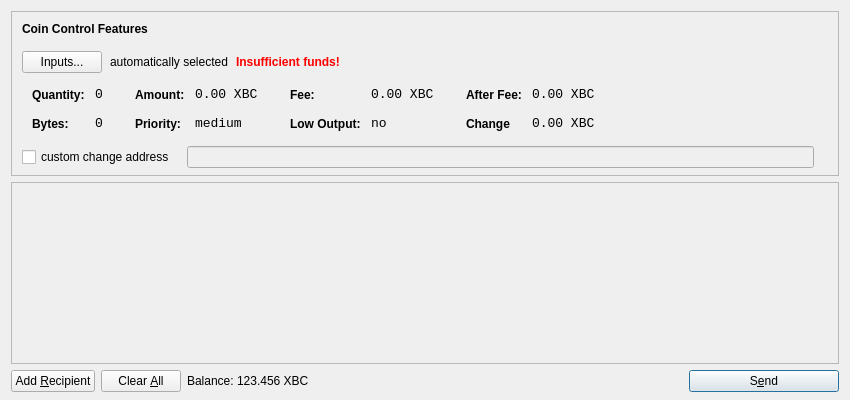
<?xml version="1.0" encoding="UTF-8"?>
<ui version="4.0">
 <class>SendCoinsDialog</class>
 <widget class="QDialog" name="SendCoinsDialog">
  <property name="geometry">
   <rect>
    <x>0</x>
    <y>0</y>
    <width>850</width>
    <height>400</height>
   </rect>
  </property>
  <property name="windowTitle">
   <string>Send Coins</string>
  </property>
  <layout class="QVBoxLayout" name="verticalLayout" stretch="0,1,0">
   <property name="bottomMargin">
    <number>8</number>
   </property>
   <item>
    <widget class="QFrame" name="frameCoinControl">
     <property name="sizePolicy">
      <sizepolicy hsizetype="Expanding" vsizetype="Expanding">
       <horstretch>0</horstretch>
       <verstretch>0</verstretch>
      </sizepolicy>
     </property>
     <property name="maximumSize">
      <size>
       <width>16777215</width>
       <height>16777215</height>
      </size>
     </property>
     <property name="frameShape">
      <enum>QFrame::StyledPanel</enum>
     </property>
     <property name="frameShadow">
      <enum>QFrame::Sunken</enum>
     </property>
     <layout class="QVBoxLayout" name="verticalLayoutCoinControl2">
      <property name="spacing">
       <number>-1</number>
      </property>
      <property name="leftMargin">
       <number>0</number>
      </property>
      <property name="topMargin">
       <number>0</number>
      </property>
      <property name="rightMargin">
       <number>0</number>
      </property>
      <property name="bottomMargin">
       <number>6</number>
      </property>
      <item>
       <layout class="QVBoxLayout" name="verticalLayoutCoinControl" stretch="0,0,0,0,1">
        <property name="spacing">
         <number>0</number>
        </property>
        <property name="leftMargin">
         <number>10</number>
        </property>
        <property name="topMargin">
         <number>10</number>
        </property>
        <item>
         <layout class="QHBoxLayout" name="horizontalLayoutCoinControl1">
          <property name="bottomMargin">
           <number>15</number>
          </property>
          <item>
           <widget class="QLabel" name="labelCoinControlFeatures">
            <property name="sizePolicy">
             <sizepolicy hsizetype="Preferred" vsizetype="Maximum">
              <horstretch>0</horstretch>
              <verstretch>0</verstretch>
             </sizepolicy>
            </property>
            <property name="font">
             <font>
              <weight>75</weight>
              <bold>true</bold>
             </font>
            </property>
            <property name="styleSheet">
             <string notr="true">font-weight:bold;</string>
            </property>
            <property name="text">
             <string>Coin Control Features</string>
            </property>
           </widget>
          </item>
         </layout>
        </item>
        <item>
         <layout class="QHBoxLayout" name="horizontalLayoutCoinControl2" stretch="0,0,0,0">
          <property name="spacing">
           <number>8</number>
          </property>
          <property name="bottomMargin">
           <number>10</number>
          </property>
          <item>
           <widget class="QPushButton" name="pushButtonCoinControl">
            <property name="styleSheet">
             <string notr="true"/>
            </property>
            <property name="text">
             <string>Inputs...</string>
            </property>
           </widget>
          </item>
          <item>
           <widget class="QLabel" name="labelCoinControlAutomaticallySelected">
            <property name="text">
             <string>automatically selected</string>
            </property>
            <property name="margin">
             <number>5</number>
            </property>
           </widget>
          </item>
          <item>
           <widget class="QLabel" name="labelCoinControlInsuffFunds">
            <property name="font">
             <font>
              <weight>75</weight>
              <bold>true</bold>
             </font>
            </property>
            <property name="styleSheet">
             <string notr="true">color:red;font-weight:bold;</string>
            </property>
            <property name="text">
             <string>Insufficient funds!</string>
            </property>
            <property name="margin">
             <number>5</number>
            </property>
           </widget>
          </item>
          <item>
           <spacer name="horizontalSpacerCoinControl">
            <property name="orientation">
             <enum>Qt::Horizontal</enum>
            </property>
            <property name="sizeHint" stdset="0">
             <size>
              <width>40</width>
              <height>1</height>
             </size>
            </property>
           </spacer>
          </item>
         </layout>
        </item>
        <item>
         <widget class="QWidget" name="widgetCoinControl" native="true">
          <property name="sizePolicy">
           <sizepolicy hsizetype="Preferred" vsizetype="Preferred">
            <horstretch>0</horstretch>
            <verstretch>0</verstretch>
           </sizepolicy>
          </property>
          <property name="minimumSize">
           <size>
            <width>0</width>
            <height>0</height>
           </size>
          </property>
          <property name="styleSheet">
           <string notr="true"/>
          </property>
          <layout class="QHBoxLayout" name="horizontalLayoutCoinControl5">
           <property name="margin">
            <number>0</number>
           </property>
           <item>
            <layout class="QHBoxLayout" name="horizontalLayoutCoinControl3" stretch="0,0,0,1">
             <property name="spacing">
              <number>20</number>
             </property>
             <property name="topMargin">
              <number>0</number>
             </property>
             <property name="bottomMargin">
              <number>10</number>
             </property>
             <item>
              <layout class="QFormLayout" name="formLayoutCoinControl1">
               <property name="horizontalSpacing">
                <number>10</number>
               </property>
               <property name="verticalSpacing">
                <number>14</number>
               </property>
               <property name="leftMargin">
                <number>10</number>
               </property>
               <property name="topMargin">
                <number>4</number>
               </property>
               <property name="rightMargin">
                <number>6</number>
               </property>
               <item row="0" column="0">
                <widget class="QLabel" name="labelCoinControlQuantityText">
                 <property name="styleSheet">
                  <string notr="true">font-weight:bold;</string>
                 </property>
                 <property name="text">
                  <string>Quantity:</string>
                 </property>
                 <property name="margin">
                  <number>0</number>
                 </property>
                </widget>
               </item>
               <item row="0" column="1">
                <widget class="QLabel" name="labelCoinControlQuantity">
                 <property name="font">
                  <font>
                   <family>Monospace</family>
                   <pointsize>10</pointsize>
                  </font>
                 </property>
                 <property name="cursor">
                  <cursorShape>IBeamCursor</cursorShape>
                 </property>
                 <property name="contextMenuPolicy">
                  <enum>Qt::ActionsContextMenu</enum>
                 </property>
                 <property name="text">
                  <string>0</string>
                 </property>
                 <property name="margin">
                  <number>0</number>
                 </property>
                 <property name="textInteractionFlags">
                  <set>Qt::LinksAccessibleByMouse|Qt::TextSelectableByKeyboard|Qt::TextSelectableByMouse</set>
                 </property>
                </widget>
               </item>
               <item row="1" column="0">
                <widget class="QLabel" name="labelCoinControlBytesText">
                 <property name="styleSheet">
                  <string notr="true">font-weight:bold;</string>
                 </property>
                 <property name="text">
                  <string>Bytes:</string>
                 </property>
                </widget>
               </item>
               <item row="1" column="1">
                <widget class="QLabel" name="labelCoinControlBytes">
                 <property name="font">
                  <font>
                   <family>Monospace</family>
                   <pointsize>10</pointsize>
                  </font>
                 </property>
                 <property name="cursor">
                  <cursorShape>IBeamCursor</cursorShape>
                 </property>
                 <property name="contextMenuPolicy">
                  <enum>Qt::ActionsContextMenu</enum>
                 </property>
                 <property name="text">
                  <string>0</string>
                 </property>
                 <property name="textInteractionFlags">
                  <set>Qt::LinksAccessibleByMouse|Qt::TextSelectableByKeyboard|Qt::TextSelectableByMouse</set>
                 </property>
                </widget>
               </item>
              </layout>
             </item>
             <item>
              <layout class="QFormLayout" name="formLayoutCoinControl2">
               <property name="horizontalSpacing">
                <number>10</number>
               </property>
               <property name="verticalSpacing">
                <number>14</number>
               </property>
               <property name="leftMargin">
                <number>6</number>
               </property>
               <property name="topMargin">
                <number>4</number>
               </property>
               <property name="rightMargin">
                <number>6</number>
               </property>
               <item row="0" column="0">
                <widget class="QLabel" name="labelCoinControlAmountText">
                 <property name="styleSheet">
                  <string notr="true">font-weight:bold;</string>
                 </property>
                 <property name="text">
                  <string>Amount:</string>
                 </property>
                 <property name="margin">
                  <number>0</number>
                 </property>
                </widget>
               </item>
               <item row="0" column="1">
                <widget class="QLabel" name="labelCoinControlAmount">
                 <property name="font">
                  <font>
                   <family>Monospace</family>
                   <pointsize>10</pointsize>
                  </font>
                 </property>
                 <property name="cursor">
                  <cursorShape>IBeamCursor</cursorShape>
                 </property>
                 <property name="contextMenuPolicy">
                  <enum>Qt::ActionsContextMenu</enum>
                 </property>
                 <property name="text">
                  <string>0.00 XBC</string>
                 </property>
                 <property name="textInteractionFlags">
                  <set>Qt::LinksAccessibleByMouse|Qt::TextSelectableByKeyboard|Qt::TextSelectableByMouse</set>
                 </property>
                </widget>
               </item>
               <item row="1" column="0">
                <widget class="QLabel" name="labelCoinControlPriorityText">
                 <property name="styleSheet">
                  <string notr="true">font-weight:bold;</string>
                 </property>
                 <property name="text">
                  <string>Priority:</string>
                 </property>
                </widget>
               </item>
               <item row="1" column="1">
                <widget class="QLabel" name="labelCoinControlPriority">
                 <property name="font">
                  <font>
                   <family>Monospace</family>
                   <pointsize>10</pointsize>
                  </font>
                 </property>
                 <property name="cursor">
                  <cursorShape>IBeamCursor</cursorShape>
                 </property>
                 <property name="contextMenuPolicy">
                  <enum>Qt::ActionsContextMenu</enum>
                 </property>
                 <property name="text">
                  <string>medium</string>
                 </property>
                 <property name="textInteractionFlags">
                  <set>Qt::LinksAccessibleByMouse|Qt::TextSelectableByKeyboard|Qt::TextSelectableByMouse</set>
                 </property>
                </widget>
               </item>
              </layout>
             </item>
             <item>
              <layout class="QFormLayout" name="formLayoutCoinControl3">
               <property name="horizontalSpacing">
                <number>10</number>
               </property>
               <property name="verticalSpacing">
                <number>14</number>
               </property>
               <property name="leftMargin">
                <number>6</number>
               </property>
               <property name="topMargin">
                <number>4</number>
               </property>
               <property name="rightMargin">
                <number>6</number>
               </property>
               <item row="0" column="0">
                <widget class="QLabel" name="labelCoinControlFeeText">
                 <property name="styleSheet">
                  <string notr="true">font-weight:bold;</string>
                 </property>
                 <property name="text">
                  <string>Fee:</string>
                 </property>
                 <property name="margin">
                  <number>0</number>
                 </property>
                </widget>
               </item>
               <item row="0" column="1">
                <widget class="QLabel" name="labelCoinControlFee">
                 <property name="font">
                  <font>
                   <family>Monospace</family>
                   <pointsize>10</pointsize>
                  </font>
                 </property>
                 <property name="cursor">
                  <cursorShape>IBeamCursor</cursorShape>
                 </property>
                 <property name="contextMenuPolicy">
                  <enum>Qt::ActionsContextMenu</enum>
                 </property>
                 <property name="text">
                  <string>0.00 XBC</string>
                 </property>
                 <property name="textInteractionFlags">
                  <set>Qt::LinksAccessibleByMouse|Qt::TextSelectableByKeyboard|Qt::TextSelectableByMouse</set>
                 </property>
                </widget>
               </item>
               <item row="1" column="0">
                <widget class="QLabel" name="labelCoinControlLowOutputText">
                 <property name="styleSheet">
                  <string notr="true">font-weight:bold;</string>
                 </property>
                 <property name="text">
                  <string>Low Output:</string>
                 </property>
                </widget>
               </item>
               <item row="1" column="1">
                <widget class="QLabel" name="labelCoinControlLowOutput">
                 <property name="font">
                  <font>
                   <family>Monospace</family>
                   <pointsize>10</pointsize>
                  </font>
                 </property>
                 <property name="cursor">
                  <cursorShape>IBeamCursor</cursorShape>
                 </property>
                 <property name="contextMenuPolicy">
                  <enum>Qt::ActionsContextMenu</enum>
                 </property>
                 <property name="text">
                  <string>no</string>
                 </property>
                 <property name="textInteractionFlags">
                  <set>Qt::LinksAccessibleByMouse|Qt::TextSelectableByKeyboard|Qt::TextSelectableByMouse</set>
                 </property>
                </widget>
               </item>
              </layout>
             </item>
             <item>
              <layout class="QFormLayout" name="formLayoutCoinControl4">
               <property name="horizontalSpacing">
                <number>10</number>
               </property>
               <property name="verticalSpacing">
                <number>14</number>
               </property>
               <property name="leftMargin">
                <number>6</number>
               </property>
               <property name="topMargin">
                <number>4</number>
               </property>
               <property name="rightMargin">
                <number>6</number>
               </property>
               <item row="0" column="0">
                <widget class="QLabel" name="labelCoinControlAfterFeeText">
                 <property name="styleSheet">
                  <string notr="true">font-weight:bold;</string>
                 </property>
                 <property name="text">
                  <string>After Fee:</string>
                 </property>
                 <property name="margin">
                  <number>0</number>
                 </property>
                </widget>
               </item>
               <item row="0" column="1">
                <widget class="QLabel" name="labelCoinControlAfterFee">
                 <property name="font">
                  <font>
                   <family>Monospace</family>
                   <pointsize>10</pointsize>
                  </font>
                 </property>
                 <property name="cursor">
                  <cursorShape>IBeamCursor</cursorShape>
                 </property>
                 <property name="contextMenuPolicy">
                  <enum>Qt::ActionsContextMenu</enum>
                 </property>
                 <property name="text">
                  <string>0.00 XBC</string>
                 </property>
                 <property name="textInteractionFlags">
                  <set>Qt::LinksAccessibleByMouse|Qt::TextSelectableByKeyboard|Qt::TextSelectableByMouse</set>
                 </property>
                </widget>
               </item>
               <item row="1" column="0">
                <widget class="QLabel" name="labelCoinControlChangeText">
                 <property name="styleSheet">
                  <string notr="true">font-weight:bold;</string>
                 </property>
                 <property name="text">
                  <string>Change</string>
                 </property>
                </widget>
               </item>
               <item row="1" column="1">
                <widget class="QLabel" name="labelCoinControlChange">
                 <property name="font">
                  <font>
                   <family>Monospace</family>
                   <pointsize>10</pointsize>
                  </font>
                 </property>
                 <property name="cursor">
                  <cursorShape>IBeamCursor</cursorShape>
                 </property>
                 <property name="contextMenuPolicy">
                  <enum>Qt::ActionsContextMenu</enum>
                 </property>
                 <property name="text">
                  <string>0.00 XBC</string>
                 </property>
                 <property name="textInteractionFlags">
                  <set>Qt::LinksAccessibleByMouse|Qt::TextSelectableByKeyboard|Qt::TextSelectableByMouse</set>
                 </property>
                </widget>
               </item>
              </layout>
             </item>
            </layout>
           </item>
          </layout>
         </widget>
        </item>
        <item>
         <layout class="QHBoxLayout" name="horizontalLayoutCoinControl4" stretch="0,0,0">
          <property name="spacing">
           <number>12</number>
          </property>
          <property name="sizeConstraint">
           <enum>QLayout::SetDefaultConstraint</enum>
          </property>
          <property name="topMargin">
           <number>5</number>
          </property>
          <property name="rightMargin">
           <number>5</number>
          </property>
          <item>
           <widget class="QCheckBox" name="checkBoxCoinControlChange">
            <property name="text">
             <string>custom change address</string>
            </property>
           </widget>
          </item>
          <item>
           <widget class="QLineEdit" name="lineEditCoinControlChange">
            <property name="enabled">
             <bool>false</bool>
            </property>
            <property name="sizePolicy">
             <sizepolicy hsizetype="Expanding" vsizetype="Fixed">
              <horstretch>0</horstretch>
              <verstretch>0</verstretch>
             </sizepolicy>
            </property>
           </widget>
          </item>
          <item>
           <widget class="QLabel" name="labelCoinControlChangeLabel">
            <property name="sizePolicy">
             <sizepolicy hsizetype="Preferred" vsizetype="Expanding">
              <horstretch>0</horstretch>
              <verstretch>0</verstretch>
             </sizepolicy>
            </property>
            <property name="minimumSize">
             <size>
              <width>0</width>
              <height>0</height>
             </size>
            </property>
            <property name="text">
             <string/>
            </property>
            <property name="margin">
             <number>3</number>
            </property>
           </widget>
          </item>
         </layout>
        </item>
        <item>
         <spacer name="verticalSpacerCoinControl">
          <property name="orientation">
           <enum>Qt::Vertical</enum>
          </property>
          <property name="sizeHint" stdset="0">
           <size>
            <width>800</width>
            <height>1</height>
           </size>
          </property>
         </spacer>
        </item>
       </layout>
      </item>
     </layout>
    </widget>
   </item>
   <item>
    <widget class="QScrollArea" name="scrollArea">
     <property name="widgetResizable">
      <bool>true</bool>
     </property>
     <widget class="QWidget" name="scrollAreaWidgetContents">
      <property name="geometry">
       <rect>
        <x>0</x>
        <y>0</y>
        <width>836</width>
        <height>163</height>
       </rect>
      </property>
      <layout class="QVBoxLayout" name="verticalLayout_2">
       <property name="margin">
        <number>0</number>
       </property>
       <item>
        <layout class="QVBoxLayout" name="entries">
         <property name="spacing">
          <number>6</number>
         </property>
        </layout>
       </item>
       <item>
        <spacer name="verticalSpacer">
         <property name="orientation">
          <enum>Qt::Vertical</enum>
         </property>
         <property name="sizeHint" stdset="0">
          <size>
           <width>20</width>
           <height>40</height>
          </size>
         </property>
        </spacer>
       </item>
      </layout>
     </widget>
    </widget>
   </item>
   <item>
    <layout class="QHBoxLayout" name="horizontalLayout">
     <item>
      <widget class="QPushButton" name="addButton">
       <property name="toolTip">
        <string>Send to multiple recipients at once</string>
       </property>
       <property name="text">
        <string>Add &amp;Recipient</string>
       </property>
       <property name="icon">
        <iconset resource="../bitcoin.qrc">
         <normaloff>:/icons/add</normaloff>:/icons/add</iconset>
       </property>
       <property name="autoDefault">
        <bool>false</bool>
       </property>
      </widget>
     </item>
     <item>
      <widget class="QPushButton" name="clearButton">
       <property name="sizePolicy">
        <sizepolicy hsizetype="Minimum" vsizetype="Fixed">
         <horstretch>0</horstretch>
         <verstretch>0</verstretch>
        </sizepolicy>
       </property>
       <property name="toolTip">
        <string>Remove all transaction fields</string>
       </property>
       <property name="text">
        <string>Clear &amp;All</string>
       </property>
       <property name="icon">
        <iconset resource="../bitcoin.qrc">
         <normaloff>:/icons/remove</normaloff>:/icons/remove</iconset>
       </property>
       <property name="autoRepeatDelay">
        <number>300</number>
       </property>
       <property name="autoDefault">
        <bool>false</bool>
       </property>
      </widget>
     </item>
     <item>
      <layout class="QHBoxLayout" name="horizontalLayout_2">
       <property name="spacing">
        <number>3</number>
       </property>
       <item>
        <widget class="QLabel" name="label">
         <property name="sizePolicy">
          <sizepolicy hsizetype="Preferred" vsizetype="Fixed">
           <horstretch>0</horstretch>
           <verstretch>0</verstretch>
          </sizepolicy>
         </property>
         <property name="text">
          <string>Balance:</string>
         </property>
        </widget>
       </item>
       <item>
        <widget class="QLabel" name="labelBalance">
         <property name="sizePolicy">
          <sizepolicy hsizetype="Preferred" vsizetype="Fixed">
           <horstretch>0</horstretch>
           <verstretch>0</verstretch>
          </sizepolicy>
         </property>
         <property name="cursor">
          <cursorShape>IBeamCursor</cursorShape>
         </property>
         <property name="text">
          <string>123.456 XBC</string>
         </property>
         <property name="textInteractionFlags">
          <set>Qt::LinksAccessibleByMouse|Qt::TextSelectableByKeyboard|Qt::TextSelectableByMouse</set>
         </property>
        </widget>
       </item>
      </layout>
     </item>
     <item>
      <spacer name="horizontalSpacer">
       <property name="orientation">
        <enum>Qt::Horizontal</enum>
       </property>
       <property name="sizeHint" stdset="0">
        <size>
         <width>40</width>
         <height>20</height>
        </size>
       </property>
      </spacer>
     </item>
     <item>
      <widget class="QPushButton" name="sendButton">
       <property name="minimumSize">
        <size>
         <width>150</width>
         <height>0</height>
        </size>
       </property>
       <property name="toolTip">
        <string>Confirm the send action</string>
       </property>
       <property name="text">
        <string>S&amp;end</string>
       </property>
       <property name="icon">
        <iconset resource="../bitcoin.qrc">
         <normaloff>:/icons/send</normaloff>:/icons/send</iconset>
       </property>
       <property name="default">
        <bool>true</bool>
       </property>
      </widget>
     </item>
    </layout>
   </item>
  </layout>
 </widget>
 <resources>
  <include location="../bitcoin.qrc"/>
 </resources>
 <connections/>
</ui>
